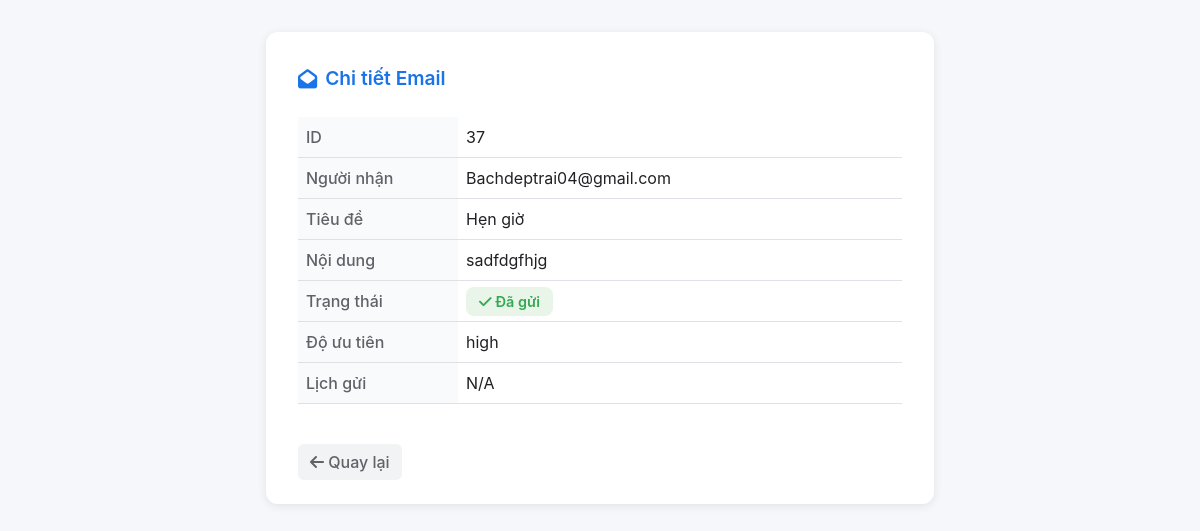
Screenshot of /email/37 with the database file from the repository.
### tables this page shows
CREATE TABLE emails (
            id INTEGER PRIMARY KEY AUTOINCREMENT,
            recipient TEXT NOT NULL,
            subject TEXT NOT NULL,
            body TEXT NOT NULL,
            status TEXT DEFAULT 'pending',
            priority TEXT DEFAULT 'medium',
            scheduled_time TEXT,
            is_cancelled INTEGER DEFAULT 0
        );

### app.py (the view)
@app.route('/email/<int:email_id>')
def view_email(email_id):
    conn = sqlite3.connect('emails.db')
    cursor = conn.cursor()
    cursor.execute("SELECT * FROM emails WHERE id=?", (email_id,))
    email = cursor.fetchone()
    conn.close()
    return render_template('view_email.html', email=email)

### templates/view_email.html (shortened to what this page needs)
<!DOCTYPE html>
<html lang="vi">
<head>
    <link href="https://cdn.jsdelivr.net/npm/bootstrap@5.3.3/dist/css/bootstrap.min.css" rel="stylesheet">
    <link rel="stylesheet" href="https://cdnjs.cloudflare.com/ajax/libs/font-awesome/6.4.0/css/all.min.css">
</head>
<body>
    <div class="main-container">
        <div class="email-card">
            <div class="card-title">
                <i class="fas fa-envelope-open"></i> Chi tiết Email
            </div>
            <table class="table info-table">
                <tr><th>ID</th><td>{{ email[0] }}</td></tr>
                <tr><th>Người nhận</th><td>{{ email[1] }}</td></tr>
                <tr><th>Tiêu đề</th><td>{{ email[2] }}</td></tr>
                <tr><th>Nội dung</th><td>{{ email[3] }}</td></tr>
                <tr><th>Trạng thái</th>
                    <td>
                        {% if email[4] == 'sent' %}
                            <span class="badge-status badge-sent"><i class="fas fa-check"></i> Đã gửi</span>
                        {% elif email[4] == 'fail' %}
                            <span class="badge-status badge-fail"><i class="fas fa-times"></i> Lỗi</span>
                        {% elif email[4] == 'pending' %}
                            <span class="badge-status badge-pending"><i class="fas fa-clock"></i> Chờ gửi</span>
                        {% else %}
                            <span class="badge-status badge-other">{{ email[4] }}</span>
                        {% endif %}
                    </td>
                </tr>
                <tr><th>Độ ưu tiên</th><td>{{ email[5] }}</td></tr>
                <tr><th>Lịch gửi</th><td>{{ email[6] or 'N/A' }}</td></tr>
            </table>
            <a href="{{ url_for('index') }}" class="btn btn-back"><i class="fas fa-arrow-left"></i> Quay lại</a>
        </div>
    </div>
</body>
</html>

### templates/view_email.html (style rules this page uses)
body { background: #f5f7fa; font-family: 'Inter', Arial, sans-serif; }
.main-container { max-width: 700px; margin: 2rem auto; padding: 0 1rem; }
.email-card { background: #fff; border-radius: 12px; box-shadow: 0 2px 8px rgba(60,64,67,0.10); padding: 2rem 2rem 1.5rem 2rem; }
.card-title { font-size: 1.2rem; font-weight: 600; color: #1a73e8; margin-bottom: 1.5rem; display: flex; align-items: center; gap: 0.5rem; }
.info-table th { width: 160px; color: #5f6368; font-weight: 500; background: #f8fafc; }
.info-table td { color: #202124; background: #fff; }
.badge-status { font-size: 0.9em; border-radius: 8px; padding: 0.4em 0.9em; font-weight: 600; }
.badge-sent { background: #e8f5e8; color: #34a853; }
.btn-back { background: #f1f3f4; color: #5f6368; border-radius: 6px; font-weight: 500; border: none; margin-top: 1.5rem; }

### rows the page displays
emails: id "37", recipient "Bachdeptrai04@gmail.com", subject "Hẹn giờ", body "sadfdgfhjg", priority "high"

### other values shown
{{ email[6] or 'N/A' }} "N/A"
